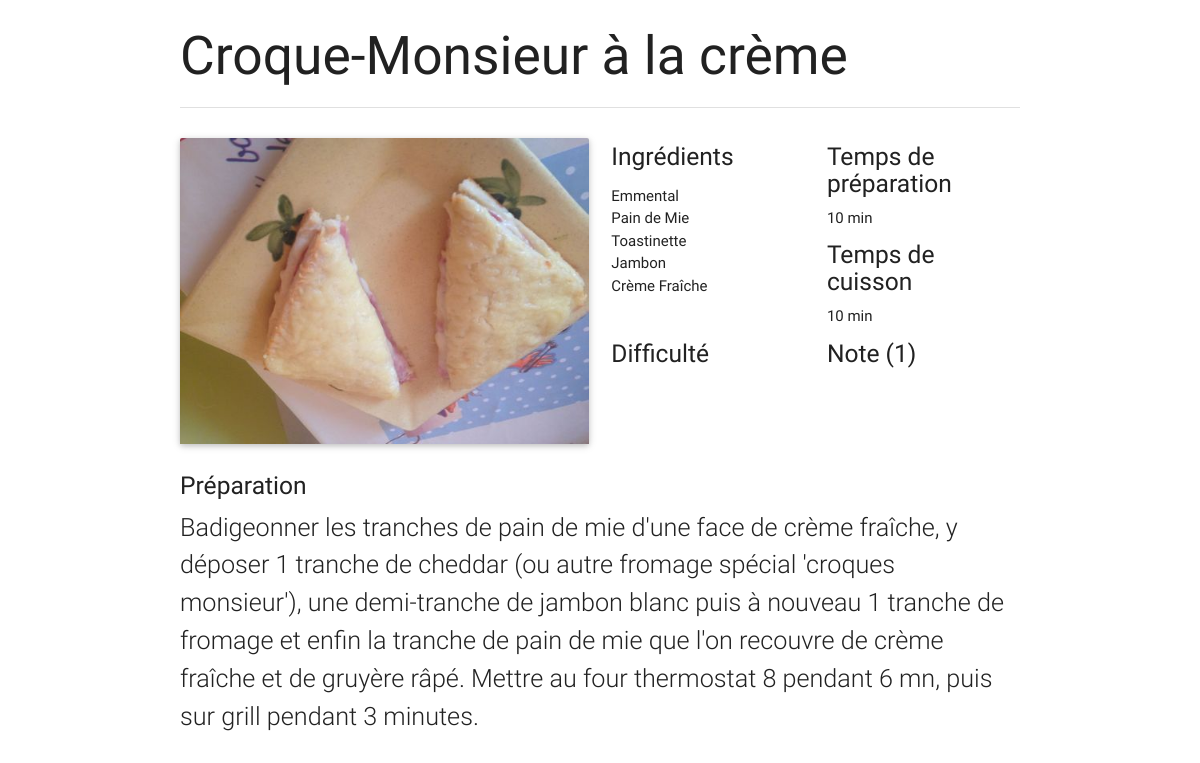
The page /preparation.php?id=2 on the database its author committed.
### tables this page shows
CREATE TABLE "recettes" (
	`ID`	INT NOT NULL,
	`TITRE`	TEXT NOT NULL,
	`PREPARATION`	TEXT NOT NULL,
	`TEMPSPREP`	INT NOT NULL,
	`TEMPSCUIS`	INT NOT NULL,
	`NOTE`	REAL NOT NULL,
	`IMGURL`	TEXT NOT NULL,
	`DIFFICULTE`	INT NOT NULL,
	`NOMBREVOTES`	INTEGER NOT NULL,
	PRIMARY KEY(ID)
);

### preparation.php (the view, shortened to what this page needs)
<?php
	$idrecette =  $_GET['id'];
	$db = new SQLite3("db/cuisineEtudiante.db");
	$queryRecette="SELECT * FROM recettes WHERE ID='".$idrecette."';";
	$infos = $db->query($queryRecette);
	$queryIngr="SELECT NOM FROM ((SELECT IDINGR FROM correspondance WHERE IDRECETTE = '".$idrecette."')
				INNER JOIN ingredients ON ingredients.ID = IDINGR);";
	$list_ingr = $db->query($queryIngr);
?>
<!DOCTYPE html>
 <html>
	<head>
		<link type="text/css" rel="stylesheet" href="css/materialize.min.css"  media="screen,projection"/>
		<link type="text/css" rel="stylesheet" href="css/index.css" media="screen,projection"/>
	</head>
	<body>
		<main>
			<?php
			while ($rec = $infos->fetchArray()){
					$id = $rec[0];
					$name = $rec[1];
					$prep = $rec[2];
					$tps_cuis = $rec[4];
					$tps_prep = $rec[3];
					$img = $rec[6];
					$diff = $rec[7];
					$note = $rec[5];
					$nbVotes = $rec[8];
			echo '
			<div class="container">
				<h2>'.$name.'</h2>
				<div class="divider"></div>
				</br>
				 <div class="row ">
					<div class="col s12 m6 l6">
					  <div class="card">
						<div class="card-image">
						  <img src="'.$img.'">
						</div>
					  </div>
					</div>
					<div class="col s12 m3 l3">
						<h5>Ingrédients</h5>
						<ul>';
						while ($ingr = $list_ingr->fetchArray()){
							$name_ingr = $ingr[0];
						echo '<li>'.$name_ingr.'
							</li>';
						}
					echo '</ul>
					</div>
					<div class="col s12 m3 l3">
						<h5>Temps de préparation</h5>
						'.$tps_prep.' min
					</div>
					<div class="col s12 m3 l3">
						<h5>Temps de cuisson</h5>
						'.$tps_cuis.' min
					</div>
					<div class="col s12 m3 l3">
						<h5>Difficulté</h5>
						<div id="difficulte" nombre="'.$diff.'" style="min-width:9em">
						</div>
					</div>
					<div id="note" class="col s12 m3 l3">
						<h5>Note ('.$nbVotes.')</h5>
						<div>
						<div id="etoiles" nombre="'.$note.'" idRecette='.$id.' style="min-width:9em">
						</div></div>
					</div>
					<div class="col s12 flow-text" >
						<h5>Préparation</h5>
						'.$prep.'
					</div>
				</div>
			</div>
			';
		}
			?>
		</main>
	</body>
</html>

### css/index.css (style rules this page uses)
body { display: flex; min-height: 100vh; flex-direction: column; }
main { flex: 1 0 auto; }

### rows shown on the page
recettes: TITRE "Croque-Monsieur à la crème", IMGURL (picture), name_ingr "Emmental", name_ingr "Pain de Mie", name_ingr "Toastinette", name_ingr "Jambon", name_ingr "Crème Fraîche", TEMPSPREP "10", TEMPSCUIS "10", NOMBREVOTES "1", PREPARATION "Badigeonner les tranches de pain de mie d'une face de crème fraîche, y déposer 1 tranche de cheddar (ou autre fromage spécial 'croques monsieur'), une demi-tranche de jambon blanc puis à nouveau 1 tranche de fromage et enfin la tranche de pain de mie que l'on recouvre de crème fraîche et de gruyère râpé. Mettre au four thermostat 8 pendant 6 mn, puis sur grill pendant 3 minutes."
